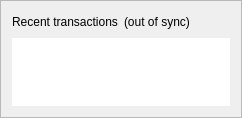
        <widget class="QFrame" name="frame_2">
         <property name="frameShape">
          <enum>QFrame::StyledPanel</enum>
         </property>
         <property name="frameShadow">
          <enum>QFrame::Raised</enum>
         </property>
         <layout class="QVBoxLayout" name="verticalLayout">
          <item>
           <layout class="QHBoxLayout" name="horizontalLayout_2">
            <item>
             <widget class="QLabel" name="label_4">
              <property name="text">
               <string>Recent transactions</string>
              </property>
             </widget>
            </item>
            <item>
             <widget class="QLabel" name="labelTransactionsStatus">
              <property name="toolTip">
               <string>The displayed information may be out of date. Your wallet automatically synchronizes with the Dash network after a connection is established, but this process has not completed yet.</string>
              </property>
              <property name="text">
               <string notr="true">(out of sync)</string>
              </property>
              <property name="alignment">
               <set>Qt::AlignLeading|Qt::AlignLeft|Qt::AlignVCenter</set>
              </property>
             </widget>
            </item>
            <item>
             <spacer name="horizontalSpacer">
              <property name="orientation">
               <enum>Qt::Horizontal</enum>
              </property>
              <property name="sizeHint" stdset="0">
               <size>
                <width>40</width>
                <height>20</height>
               </size>
              </property>
             </spacer>
            </item>
           </layout>
          </item>
          <item>
           <widget class="TransactionOverviewWidget" name="listTransactions">
            <property name="frameShape">
             <enum>QFrame::NoFrame</enum>
            </property>
            <property name="verticalScrollBarPolicy">
             <enum>Qt::ScrollBarAlwaysOff</enum>
            </property>
            <property name="horizontalScrollBarPolicy">
             <enum>Qt::ScrollBarAlwaysOff</enum>
            </property>
            <property name="sizeAdjustPolicy">
             <enum>QAbstractScrollArea::AdjustToContents</enum>
            </property>
            <property name="selectionMode">
             <enum>QAbstractItemView::NoSelection</enum>
            </property>
            <property name="uniformItemSizes">
             <bool>true</bool>
            </property>
           </widget>
          </item>
         </layout>
        </widget>
